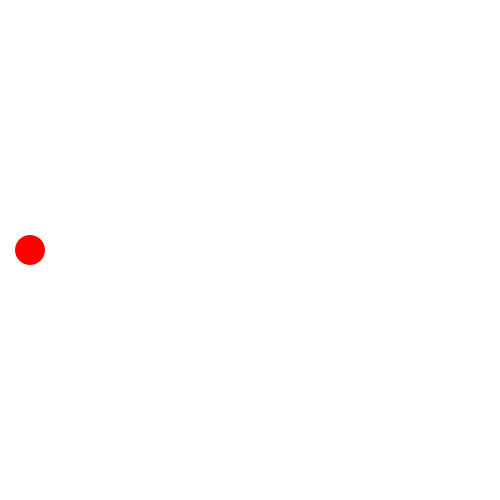
Frame 1 (no input)
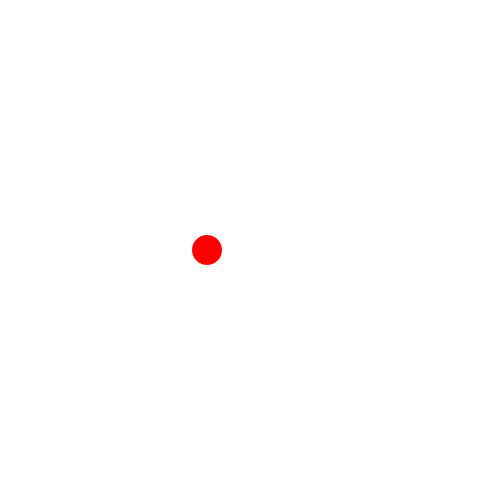
Frame 60 (the mouse pressed at the canvas centre just before this capture)
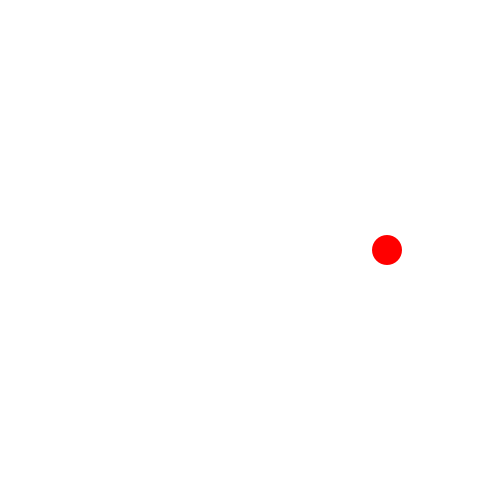
Frame 120 (the mouse held since frame 60 and released just before this capture)

The Processing sketch that drew these frames (run headless with seeded random() and noise(); from frame 60 on, the mouse is pressed at the canvas centre):

// Processing sketch: processing_99793
// ── processing_99793.pde

void setup(){
  size(500, 500);
  background(255);
  smooth();
  noStroke();
  fill(255, 0, 0);
}

int x = 30;
int y, r;
int s = 3;

void draw(){
  background(255);
  y = height/2;
  r = 30;
  ellipse(x, y, r, r);
  if(x>width-r/2){
    s*=-1;
  }
  if(x<0+r/2){
    s*=-1;
  }
  x+=s;
  println(s);
}
